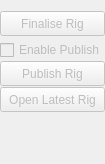
            <widget class="QWidget" name="page_6">
             <property name="geometry">
              <rect>
               <x>0</x>
               <y>0</y>
               <width>105</width>
               <height>164</height>
              </rect>
             </property>
             <attribute name="label">
              <string>6. Publish</string>
             </attribute>
             <layout class="QVBoxLayout" name="verticalLayout_8">
              <property name="spacing">
               <number>1</number>
              </property>
              <property name="leftMargin">
               <number>0</number>
              </property>
              <property name="rightMargin">
               <number>0</number>
              </property>
              <property name="bottomMargin">
               <number>0</number>
              </property>
              <item>
               <widget class="QPushButton" name="btnFinalise">
                <property name="enabled">
                 <bool>false</bool>
                </property>
                <property name="sizePolicy">
                 <sizepolicy hsizetype="Fixed" vsizetype="Fixed">
                  <horstretch>0</horstretch>
                  <verstretch>0</verstretch>
                 </sizepolicy>
                </property>
                <property name="minimumSize">
                 <size>
                  <width>105</width>
                  <height>25</height>
                 </size>
                </property>
                <property name="maximumSize">
                 <size>
                  <width>105</width>
                  <height>25</height>
                 </size>
                </property>
                <property name="text">
                 <string>Finalise Rig</string>
                </property>
               </widget>
              </item>
              <item>
               <spacer name="verticalSpacer_8">
                <property name="orientation">
                 <enum>Qt::Vertical</enum>
                </property>
                <property name="sizeType">
                 <enum>QSizePolicy::Fixed</enum>
                </property>
                <property name="sizeHint" stdset="0">
                 <size>
                  <width>20</width>
                  <height>3</height>
                 </size>
                </property>
               </spacer>
              </item>
              <item>
               <widget class="QCheckBox" name="checkBoxPublishEnableBuild">
                <property name="enabled">
                 <bool>false</bool>
                </property>
                <property name="minimumSize">
                 <size>
                  <width>105</width>
                  <height>0</height>
                 </size>
                </property>
                <property name="maximumSize">
                 <size>
                  <width>105</width>
                  <height>16777215</height>
                 </size>
                </property>
                <property name="text">
                 <string>Enable Publish</string>
                </property>
               </widget>
              </item>
              <item>
               <widget class="QPushButton" name="btnPublishRig">
                <property name="enabled">
                 <bool>false</bool>
                </property>
                <property name="sizePolicy">
                 <sizepolicy hsizetype="Fixed" vsizetype="Fixed">
                  <horstretch>0</horstretch>
                  <verstretch>0</verstretch>
                 </sizepolicy>
                </property>
                <property name="minimumSize">
                 <size>
                  <width>105</width>
                  <height>25</height>
                 </size>
                </property>
                <property name="maximumSize">
                 <size>
                  <width>105</width>
                  <height>25</height>
                 </size>
                </property>
                <property name="text">
                 <string>Publish Rig</string>
                </property>
               </widget>
              </item>
              <item>
               <widget class="QPushButton" name="btnOpenLatest">
                <property name="enabled">
                 <bool>false</bool>
                </property>
                <property name="sizePolicy">
                 <sizepolicy hsizetype="Fixed" vsizetype="Fixed">
                  <horstretch>0</horstretch>
                  <verstretch>0</verstretch>
                 </sizepolicy>
                </property>
                <property name="minimumSize">
                 <size>
                  <width>105</width>
                  <height>25</height>
                 </size>
                </property>
                <property name="maximumSize">
                 <size>
                  <width>105</width>
                  <height>25</height>
                 </size>
                </property>
                <property name="text">
                 <string>Open Latest Rig</string>
                </property>
               </widget>
              </item>
              <item>
               <spacer name="verticalSpacer_7">
                <property name="orientation">
                 <enum>Qt::Vertical</enum>
                </property>
                <property name="sizeHint" stdset="0">
                 <size>
                  <width>20</width>
                  <height>40</height>
                 </size>
                </property>
               </spacer>
              </item>
             </layout>
            </widget>
